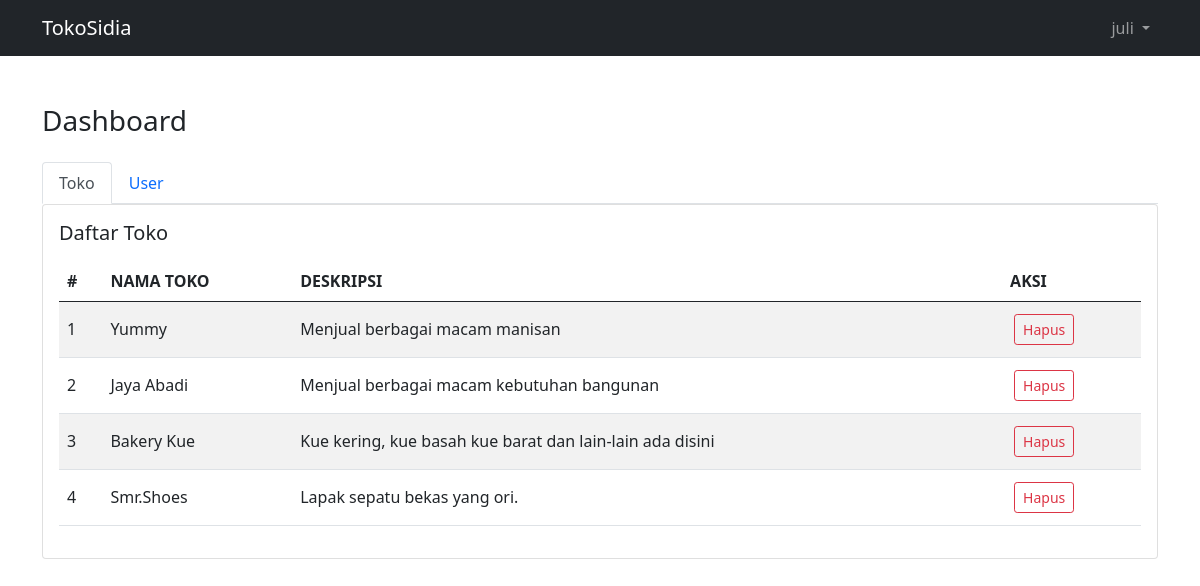
Page /admin/index.php (signed in) on the committed database.
### tables this page shows
CREATE TABLE `toko` (
  `id` int(11) NOT NULL,
  `id_user` int(11) NOT NULL,
  `nama_toko` varchar(100) NOT NULL,
  `deskripsi` varchar(225) NOT NULL
);

### admin/function.php (called while the page is built, shortened)
<?php
$conn = mysqli_connect("localhost", "root", "", "db_tokosidia");
function query($query) {
	global $conn;
	$result = mysqli_query($conn, $query) or die(mysqli_error($conn));
	$rows = [];
	while($row = mysqli_fetch_assoc($result)) {
		$rows[] = $row;
	}
	return $rows;
}

### admin/table-toko.php
<?php
  $query = "SELECT * FROM toko";
  $listToko = query($query);
?>
<div class="card">
  <div class="card-body">
    <h5 class="card-title mb-3">Daftar Toko</h5>
    <table class="table table-striped">
      <thead>
          <tr>
            <th>#</th>
            <th>NAMA TOKO</th>
            <th>DESKRIPSI</th>
            <th>AKSI</th>
          </tr>
      </thead>
      <tbody>
          <?php if (count($listToko) > 0): ?>
              <?php foreach ($listToko as $key => $toko): ?>
              <tr class="align-middle">
                  <td><?= ($key + 1) ?></td>
                  <td><?= $toko['nama_toko'] ?></td>
                  <td class="text-truncate">
                      <?= $toko['deskripsi'] ?>
                  </td>
                  <td>
                      <a
                          href="hapus.php?idtoko=<?= $toko['id'] ?>"
                          class="btn btn-outline-danger btn-sm m-1"
                          onclick="return confirm('Menghapus Toko juga akan menghapus User pemilik toko! Hapus?');">
                          Hapus
                      </a>
                  </td>
              </tr>
              <?php endforeach ?>
          <?php else :?>
              <tr>
                  <td colspan="6" class="text-center">Tidak ada Toko yang bisa ditampilkan.</td>
              </tr>
          <?php endif ?>
      </tbody>
    </table>
  </div>
</div>

### rows in the picture
toko: nama_toko "Yummy", deskripsi "Menjual berbagai macam manisan"
toko: nama_toko "Jaya Abadi", deskripsi "Menjual berbagai macam kebutuhan bangunan"
toko: nama_toko "Bakery Kue", deskripsi "Kue kering, kue basah kue barat dan lain-lain ada disini"
toko: nama_toko "Smr.Shoes", deskripsi "Lapak sepatu bekas yang ori."

### other values in the picture
$_SESSION['username'] "juli"
